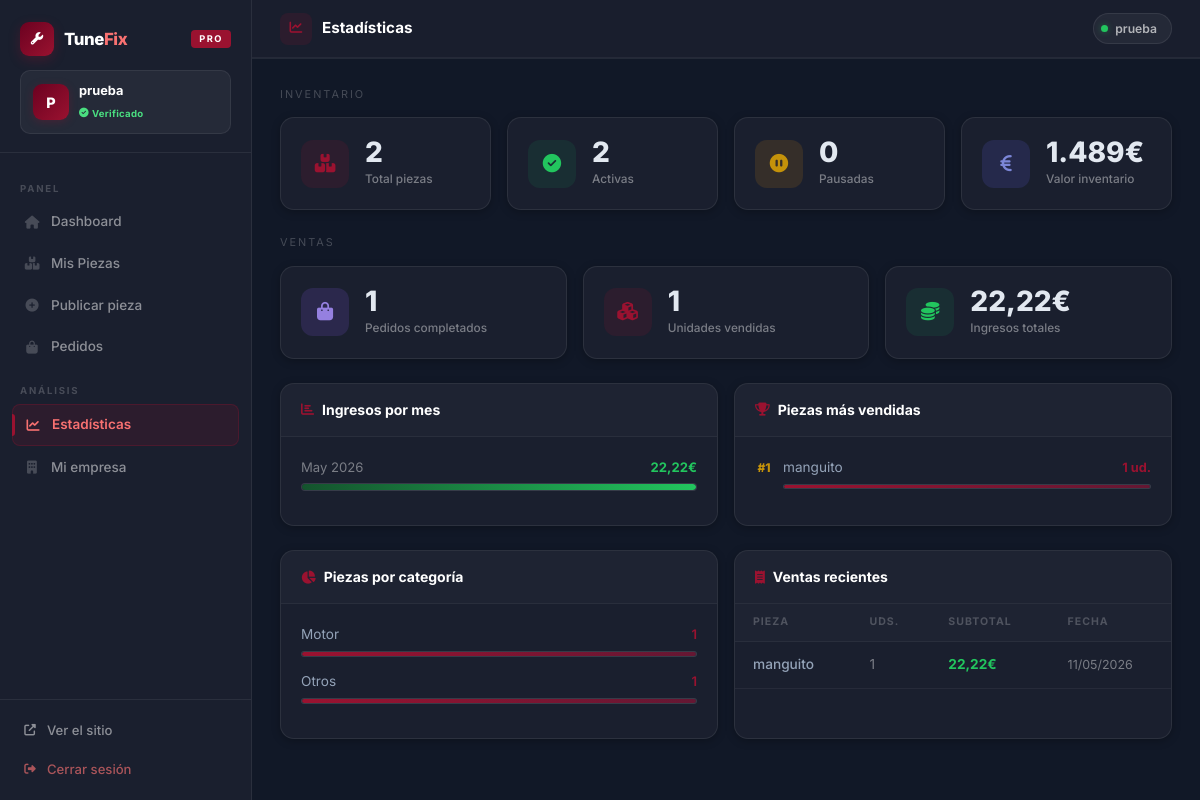
/proveedor.php?page=estadisticas (signed in), run on the app's committed database.
### tables this page shows
CREATE TABLE `pieza` (
  `id` int(11) NOT NULL,
  `referencia` varchar(50) NOT NULL,
  `nombre` varchar(100) NOT NULL,
  `descripcion` text DEFAULT NULL,
  `imagen` varchar(255) NOT NULL,
  `url` varchar(255) DEFAULT NULL,
  `proveedor_id` int(11) DEFAULT NULL,
  `categoria` varchar(100) DEFAULT NULL,
  `estado_pieza` enum('nueva','usada_buena','usada_desgaste') DEFAULT 'nueva',
  `precio` decimal(10,2) DEFAULT 0.00,
  `stock` int(11) DEFAULT 0,
  `garantia` varchar(50) DEFAULT 'Sin garantía',
  `activa` tinyint(1) DEFAULT 1,
  `created_at` timestamp NOT NULL DEFAULT current_timestamp(),
  `subido_por` int(11) DEFAULT NULL
);

CREATE TABLE `pedido_item` (
  `id` int(11) NOT NULL,
  `pedido_id` int(11) NOT NULL,
  `pieza_id` int(11) NOT NULL,
  `cantidad` int(11) NOT NULL,
  `precio_u` decimal(10,2) NOT NULL
);

CREATE TABLE `pedido` (
  `id` int(11) NOT NULL,
  `usuario_id` int(11) NOT NULL,
  `stripe_session_id` varchar(200) NOT NULL,
  `total` decimal(10,2) NOT NULL,
  `estado` enum('pendiente','pagado','cancelado') DEFAULT 'pendiente',
  `created_at` timestamp NOT NULL DEFAULT current_timestamp()
);

### views/proveedor/estadisticas.php (the view, shortened to what the rows shown need)
<?php
$porCategoria = [];
foreach ($piezas as $p) {
    $cat = $p['categoria'] ?: 'Otras';
    $porCategoria[$cat] = ($porCategoria[$cat] ?? 0) + 1;
}
arsort($porCategoria);
$recientes        = $statsVentas['recientes'];
?>
<div class="row g-3">
  <div class="col-md-6">
    <div class="admin-card" style="height:100%;">
      <div style="padding:20px;">
        <?php if (empty($porCategoria)): ?>
          <p style="color:var(--text-muted); text-align:center; margin:20px 0;">Sin datos todavía</p>
        <?php else: ?>
          <?php $maxVal = max($porCategoria); ?>
          <?php foreach ($porCategoria as $cat => $count): ?>
            <div style="margin-bottom:14px;">
              <div style="display:flex; justify-content:space-between; margin-bottom:5px;">
                <span style="font-size:.85rem; color:var(--text);"><?= htmlspecialchars($cat) ?></span>
                <span style="font-size:.82rem; color:var(--accent); font-weight:600;"><?= $count ?></span>
              </div>
              <div style="background:var(--border-soft); border:1px solid var(--border); border-radius:4px; height:6px; overflow:hidden;">
                <div style="background:linear-gradient(90deg,var(--accent),rgba(164,4,46,.5)); height:100%; width:<?= round($count/$maxVal*100) ?>%; border-radius:4px; transition:width .4s;"></div>
              </div>
            </div>
          <?php endforeach; ?>
        <?php endif; ?>
      </div>
    </div>
  </div>
  <div class="col-md-6">
    <div class="admin-card" style="height:100%;">
      <?php if (empty($recientes)): ?>
        <div style="padding:40px; text-align:center; color:var(--text-muted);">
          <i class="fas fa-receipt fa-2x" style="display:block;margin-bottom:10px;opacity:.2;"></i>Sin ventas registradas aún
        </div>
      <?php else: ?>
        <div class="table-responsive">
          <table class="table table-prov" style="margin:0;">
            <thead><tr>
              <th>Pieza</th><th>Uds.</th><th>Subtotal</th><th>Fecha</th>
            </tr></thead>
            <tbody>
              <?php foreach ($recientes as $r): ?>
              <tr>
                <td style="max-width:160px;overflow:hidden;text-overflow:ellipsis;white-space:nowrap;color:var(--text);font-weight:500;">
                  <?= htmlspecialchars($r['pieza_nombre']) ?>
                </td>
                <td style="color:var(--text-muted);"><?= (int)$r['cantidad'] ?></td>
                <td style="color:#22c55e; font-weight:700;"><?= number_format($r['subtotal'], 2, ',', '.') ?>€</td>
                <td style="color:var(--text-muted); font-size:.78rem; white-space:nowrap;">
                  <?= date('d/m/Y', strtotime($r['created_at'])) ?>
                </td>
              </tr>
              <?php endforeach; ?>
            </tbody>
          </table>
        </div>
      <?php endif; ?>
    </div>
  </div>
</div>

### data on the page
pieza: categoria "Otros"
pedido_item: pieza.nombre "manguito", cantidad "1", subtotal "22,22", pedido.created_at "11/05/2026"

### other printed values
$inicial "P"
$empresa "prueba"
$label "Dashboard"
$label "Mis Piezas"
$label "Publicar pieza"
$label "Pedidos"
$label "Estadísticas"
$label "Mi empresa"
$pageLabel "Estadísticas"
$totalPiezas "2"
$totalActivas "2"
$pausadas "0"
$valorTotal "1.489"
$numPedidos "1"
$unidadesVendidas "1"
